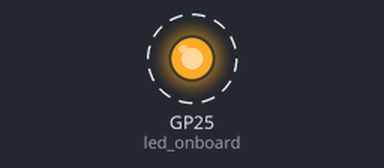
Bench run of a program on a simulated Raspberry Pi Pico running MicroPython. Shown: output pins drawn as LEDs (lit = HIGH). Dashed ring = blinking.

Above: at 0.6 s.
Timing chart, 0 to 4.7 s (numbered marks = the images above):
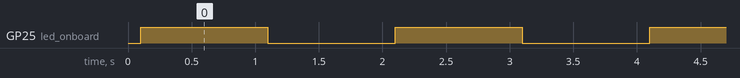

Measured:
- by itself, GP25 (led_onboard): alternates HIGH for 1.0 s and LOW for 1.0 s

The program:

main.py
```python
import machine
import time
time.sleep(0.1) # Wait for USB to become ready

led_onboard = machine.Pin("LED", machine.Pin.OUT)

while True:
    ###
    #led_onboard.value(1)
    #time.sleep(1)
    #led_onboard.value(0)
    #time.sleep(1)
    ###
    led_onboard.toggle()
    time.sleep(1)
```
